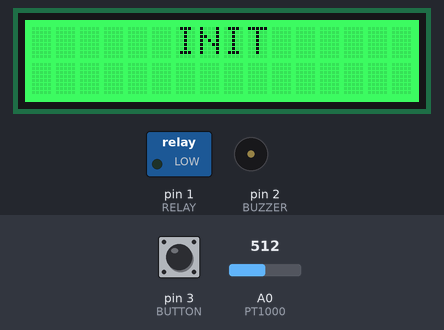
This sketch was run on a simulated Arduino Uno, built with avr-gcc and run on an emulated ATmega328P. On the bench: 16×2 character LCD, switched loads named in the sketch (green lamp = pin HIGH), buzzer (waves = sounding). Inputs (shaded band) come from the test bench; at power-on: A0 (PT1000) = 512, pin 3 (BUTTON) HIGH.

Above: at 0.1 s.
3.6 s: A0 (PT1000) set to 570
5.4 s: A0 (PT1000) set to 589
At 6.4 s:
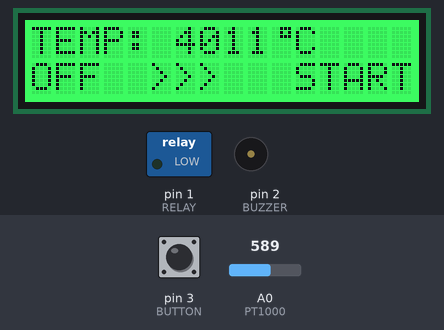
7.5 s: pin 3 (BUTTON) pulled LOW for 0.15 s
At 8.4 s:
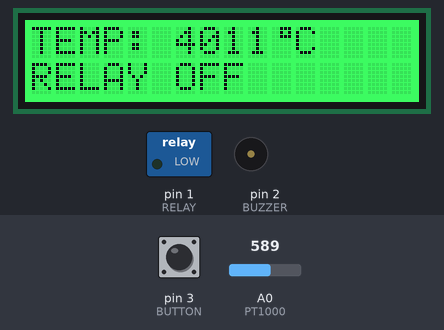
9.1 s: A0 (PT1000) set to 865
At 10.5 s:
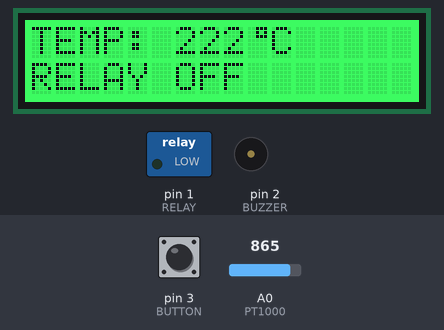
10.9 s: A0 (PT1000) set to 900
At 12.4 s:
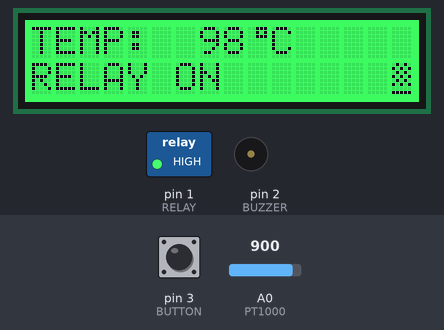
12.9 s: A0 (PT1000) set to 511
At 14.4 s:
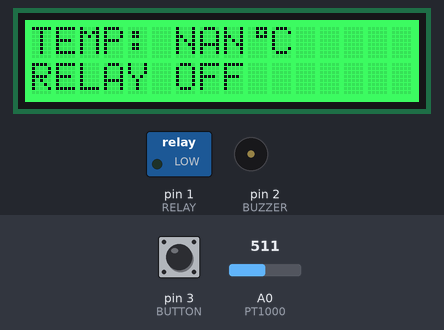
Timing chart, 0 to 15.9 s (numbered marks = the images above; inputs shaded):
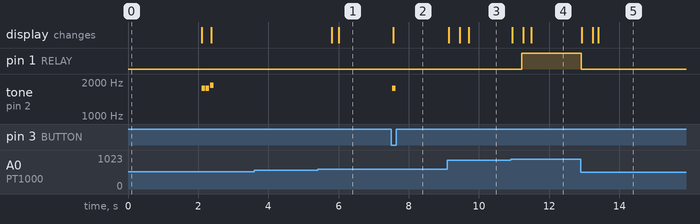

The sketch:

main.ino
```cpp
/*
 * ATTINY84 SMT REFLOW STATION
 * Version v1.0
 *
 * Input 240 V~
 *
 * ATTINY84 Pinout
 *             +---  ---+
 *         VCC | 1   14 | GND
 *      10 PB0 | 2   13 | PA0 0
 *       9 PB1 | 3   12 | PA1 1
 * (RST)   PB3 | 4   11 | PA2 2
 *       8 PB2 | 5   10 | PA3 3
 *       7 PA7 | 6    9 | PA4 4  (SCK)
 *(MOSI) 6 PA6 | 7    8 | PA5 5  (MISO)
 *             +--------+
 */

#include <Waveshare_LCD1602_RGB.h>
#include <Wire.h>
#include <ezButton.h>

#define MAX_TEMP 140
#define DELAY_TEMP 15

#define PT1000 0
#define RELAY  1
#define BUZZER 2
#define BUTTON 3

#define LOOP_STATE_STOPPED 0
#define LOOP_STATE_STARTED 1
#define TEMP_REACHED 1

Waveshare_LCD1602_RGB lcd(16, 2);

ezButton button(BUTTON);

byte heart[8] = {
    0b00000,
    0b01010,
    0b11111,
    0b11111,
    0b11111,
    0b01110,
    0b00100,
    0b00000
};

byte block[8] = {
    0b11111,
    0b11111,
    0b11111,
    0b11111,
    0b11111,
    0b11111,
    0b11111,
    0b11111
};

byte celsius[8] = {
    0b00111,
    0b00101,
    0b00111,
    0b00000,
    0b00000,
    0b00000,
    0b00000,
    0b00000
};

byte flash[8] = {
    0b01010,
    0b10101,
    0b01010,
    0b10101,
    0b01010,
    0b10101,
    0b00000,
    0b11111
};

int raw = 0;
int Vin = 5;
float Vout = 0;
float R1 = 10000;
float R2 = 0;
float buffer = 0;
float offset = 0;
float temp = 0;
char buff[10];
int loopState = LOOP_STATE_STOPPED;
int tempReach = 0;

void setup() {
    pinMode(BUZZER, OUTPUT);
    pinMode(RELAY, OUTPUT);
    pinMode(BUTTON, INPUT);

    digitalWrite(RELAY, LOW);
    loopState = LOOP_STATE_STOPPED;

    lcd.init();
    lcd.customSymbol(0, heart);
    lcd.customSymbol(1, block);
    lcd.customSymbol(2, celsius);
    lcd.customSymbol(3, flash);
    lcd.setRGB(0, 255, 50);
    lcd.setCursor(6, 0);
    lcd.send_string("INIT");
    lcd.setCursor(0, 1);
    lcd.send_string("");

    delay(2000);
    lcd.clear();

    tone(BUZZER, 1760, 100);
    delay(120);
    tone(BUZZER, 1760, 100);
    delay(120);
    tone(BUZZER, 1865, 100);
}

void loop() {

    button.loop();

    raw = smoothValue(analogRead(PT1000));

    if (button.isPressed()) {
        tone(BUZZER, 1760, 100);
        if (loopState == LOOP_STATE_STOPPED) {
            loopState = LOOP_STATE_STARTED;
        }
        else {
            loopState = LOOP_STATE_STOPPED;
        }
    }

    if(raw) {
        buffer = raw * Vin;
        Vout = (buffer) / 1024.0;
        buffer = (Vin / Vout) - 1;
        R2 = R1 * buffer;

        temp = getPlatinumRTD(R2, 1000) - offset;

        lcd.setCursor(0, 0);
        lcd.send_string("TEMP: ");
        lcd.send_string(dtostrf(temp, 3, 0, buff));
        lcd.write_char((unsigned char)2);
        lcd.send_string("C  ");
    }


    // PROCESS STARTED
    if (loopState == LOOP_STATE_STARTED) {
        lcd.setCursor(0, 1);
        if (temp > MAX_TEMP && (temp < (MAX_TEMP + DELAY_TEMP))) {
            digitalWrite(RELAY, HIGH);
            lcd.send_string("RELAY ON STEADY");
            lcd.write_char((unsigned char)3);
        } else if (temp < MAX_TEMP) {
            digitalWrite(RELAY, HIGH);
            lcd.send_string("RELAY ON       ");
            lcd.write_char((unsigned char)3);
        } else {
            digitalWrite(RELAY, LOW);
            lcd.send_string("RELAY OFF       ");
        }
    }

    // PROCESS STOPPED
    if (loopState == LOOP_STATE_STOPPED) {
        digitalWrite(RELAY, LOW);
        loopState = LOOP_STATE_STOPPED;
        lcd.setCursor(0, 1);
        lcd.send_string("OFF  >>>   START");
    }
}
```

getPlatinumRTD.ino
```cpp
float getPlatinumRTD(float R, float R0) {
    float A = 3.9083E-3;
    float B = -5.775E-7;
    float T;

    R = R / R0;

    // T = (0.0-A + sqrt((A*A) - 4.0 * B * (1.0 - R))) / 2.0 * B;
    T = 0.0 - A;
    T += sqrt((A * A) - 4.0 * B * (1.0 - R));
    T /= (2.0 * B);

    if (T > 0 && T < 300) {
        return T;
    } else {
        // T=  (0.0-A - sqrt((A*A) - 4.0 * B * (1.0 - R))) / 2.0 * B;
        T = 0.0 - A;
        T -= sqrt((A * A) - 4.0 * B * (1.0 - R));
        T /= (2.0 * B);
        return T;
    }
}
```

smoothValue.ino
```cpp
const int numReadings = 20;
int readings[numReadings];
int readIndex = 0;
int total = 0;
int average = 0;

int smoothValue(int value) {
    total = total - readings[readIndex];
    readings[readIndex] = value;
    total = total + readings[readIndex];
    readIndex = readIndex + 1;
    if (readIndex >= numReadings) {
        readIndex = 0;
    }
    average = total / numReadings;
    delay(1);
    return average;
}
```

Measured:
- the behaviour switches between 581 and 582 on A0 (PT1000) (found by bisection; images 0 and 1)
- the behaviour switches between 883 and 884 on A0 (PT1000) (found by bisection; images 3 and 4)
- after the input at 3.6 s, every drawn part: stays the same
- after the input at 5.4 s, the display: first changes after 0.41 s (image 1 shows a later state)
- after the input at 7.5 s, tone on pin 2 (BUZZER): silent → 1760 Hz at once, → silent 0.10 s later; the display: changes after 0.05 s (image 2)
- after the input at 9.1 s, the display: first changes after 0.05 s (image 3 shows a later state)
- after the input at 10.9 s, pin 1 (RELAY): LOW → HIGH after 0.32 s; the display: first changes at once (image 4 shows a later state)
- after the input at 12.9 s, pin 1 (RELAY): HIGH → LOW at once; the display: first changes at once (image 5 shows a later state)
- by itself, tone on pin 2 (BUZZER): plays 1760 Hz for 0.10 s, 1760 Hz for 0.10 s, 1865 Hz for 0.10 s
